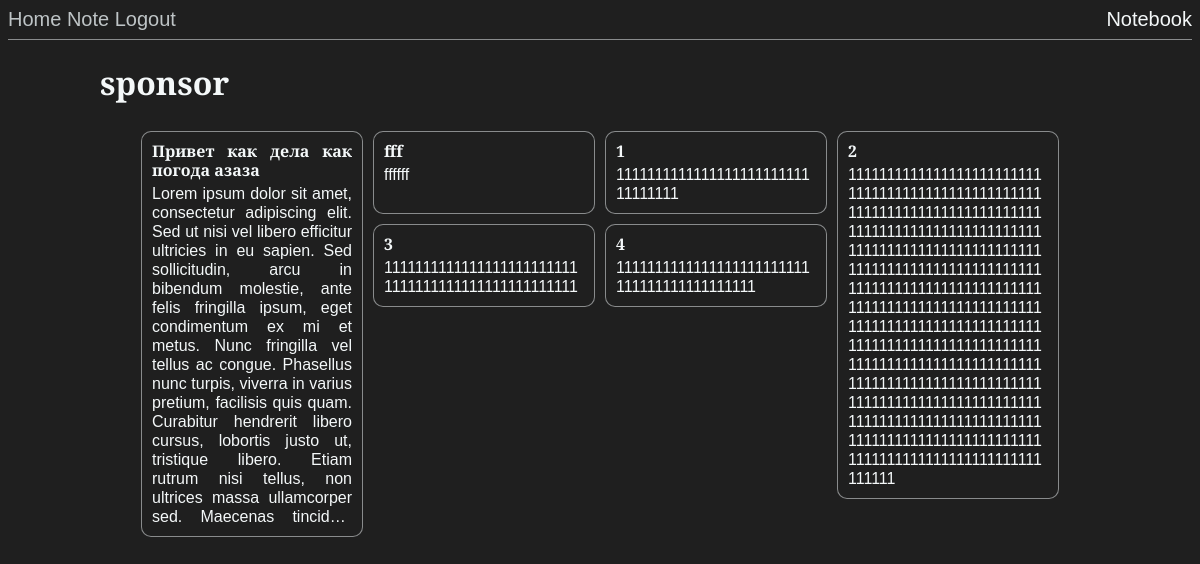
The page /index (signed in) on the database as committed earlier.
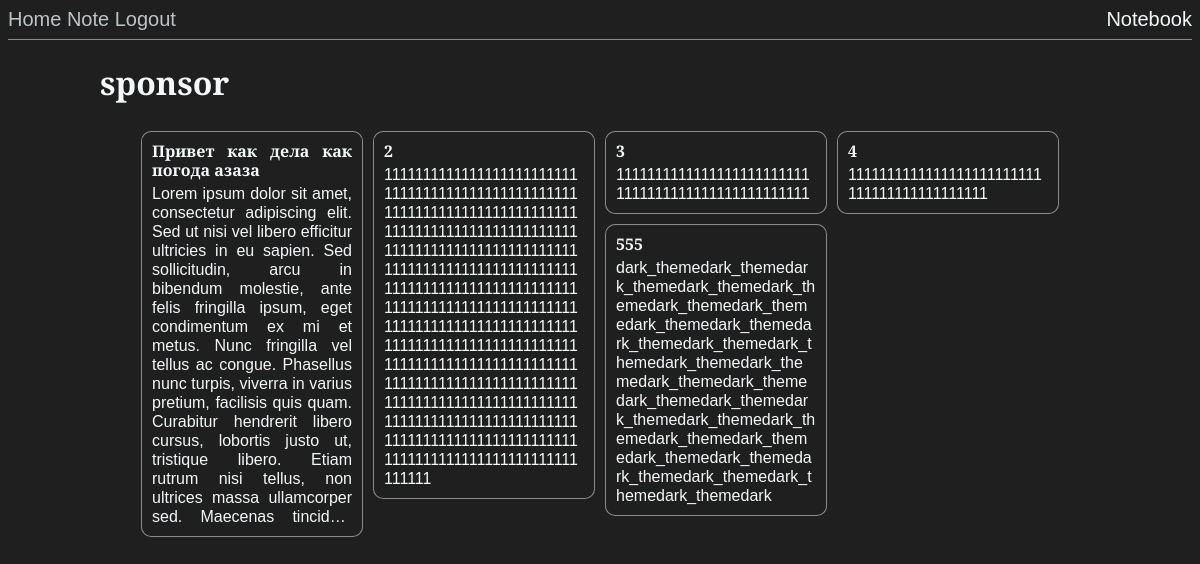
The same page on the database as committed later.
### app/models.py (models this page shows, shortened)
class User(UserMixin, db.Model):
    id = db.Column(db.Integer, primary_key=True)
    username = db.Column(db.String(64), index=True, unique=True)
    email = db.Column(db.String(120), index=True, unique=True)
    password_hash = db.Column(db.String(128))
    notes = db.relationship('Note', backref='author', lazy='dynamic')

class Note(db.Model):
    id = db.Column(db.Integer, primary_key=True)
    header = db.Column(db.String(64))
    body = db.Column(db.String(140))
    timestamp = db.Column(db.DateTime, index=True, default=datetime.utcnow)
    user_id = db.Column(db.Integer, db.ForeignKey('user.id'))

### app/routes.py (the view)
@app.route('/')
@app.route('/index')
@login_required
def index():
    user = User.query.filter_by(username=current_user.username).first_or_404()
    return render_template('index.html', title='Home', notes=push_notes(user))

### app/models.py (called while the page is built)
@login.user_loader
def load_user(id):
    return User.query.get(int(id))

### app/routes.py (called while the page is built)
def push_notes(user):
    all_notes = []
    notes = user.notes.all()
    for n in notes:
        all_notes.append({'id': n.id, 'header': n.header, 'body': n.body})
    return all_notes

### app/templates/index.html (shortened to what this page needs)
{% extends "base.html" %}
{% block content %}
    <h1>{{ current_user.username }}</h1>
    <div class="note_blocks"
         data-masonry='{ "itemSelector": ".note_block", "columnWidth": ".note_block", "isFitWidth": "true" }'>
        {% for note in notes %}
            <div class="note_block"
                 onclick="window.location.href='{{ url_for('note_edit', username=current_user.username, id=note.id) }}';">
                <p class="note_header"><b>{{ note.header }}</b></p>
                <p class="note_body">{{ note.body }}</p>
            </div>
        {% endfor %}
    </div>
{% endblock %}

### app/templates/base.html (shortened to what this page needs)
<html>
<head>
    <link rel="stylesheet" type="text/css" href="{{ url_for('static', filename='css/jquery.jgrowl.min.css') }}"/>
    <link rel="stylesheet" type="text/css" href="{{ url_for('static', filename='css/styles.css') }}"/>
</head>
<body>
<header>
    <a href="{{ url_for('index') }}">Home</a>
    {% if current_user.is_anonymous %}
        <a href="{{ url_for('login') }}">Login</a>
    {% else %}
        <a href="{{ url_for('note', username=current_user.username) }}">Note</a>
        <a href="{{ url_for('logout') }}">Logout</a>
    {% endif %}
    <span>Notebook</span>
</header>
<hr>
<div class="content">
    {% block content %}{% endblock %}
</div>
</body>
</html>

### app/static/css/styles.css (style rules this page uses)
body { background-color: #1f1f1f; color: #f4f8f9; font-family: 'Alegreya Sans', sans-serif, "Lucida Sans Unicode"; text-align: justify; }
.content { max-width: 1000px; margin: 0 auto; }
header { font-size: 20px; }
header span { float: right; }
a { color: #bec4c6; text-decoration: none; -webkit-transition: all 0.3s ease; -moz-transition: all 0.3s ease; }
hr { border: 0; height: 1px; background: #f4f8f9; opacity: 0.5; }
.note_blocks { margin: 0 auto; user-select: none; }
.note_block p { margin: 0; word-wrap: break-word; }
.note_block { float: left; height: max-content; width: 200px; padding: 10px; border: 1px solid rgba(244, 248, 249, 0.5); border-radius: 10px; background: #1f1f1f; color: #f4f8f9; margin: 5px; -webkit-transition: all 0.3s ease; -moz-transition: all 0.3s ease; }
.note_header { max-height: calc(19px * 3); overflow: hidden; line-height: 19px; display: -webkit-box; -webkit-line-clamp: 3; -webkit-box-orient: vertical; }
.note_body { padding-top: 4px; max-height: calc(19px * 18); min-height: calc(19px * 2); overflow: hidden; line-height: 19px; display: -webkit-box; -webkit-line-clamp: 18; -webkit-box-orient: vertical; }

Rows that differ between the two databases and show on the page:
removed Note: header "fff", body "ffffff"
removed Note: header "1", body "111111111111111111111111111111111"
added Note: header "555", body "dark_themedark_themedark_themedark_themedark_themedark_themedark_themedark_themedark_themedark_themedark_themedark_themedark_themedark_themedark_themedark_themedark_themedark_themedark_themedark_themedark_themedark_themedark_themedark_themedark_themedark_themedark_themedark_themedark_themedark"
